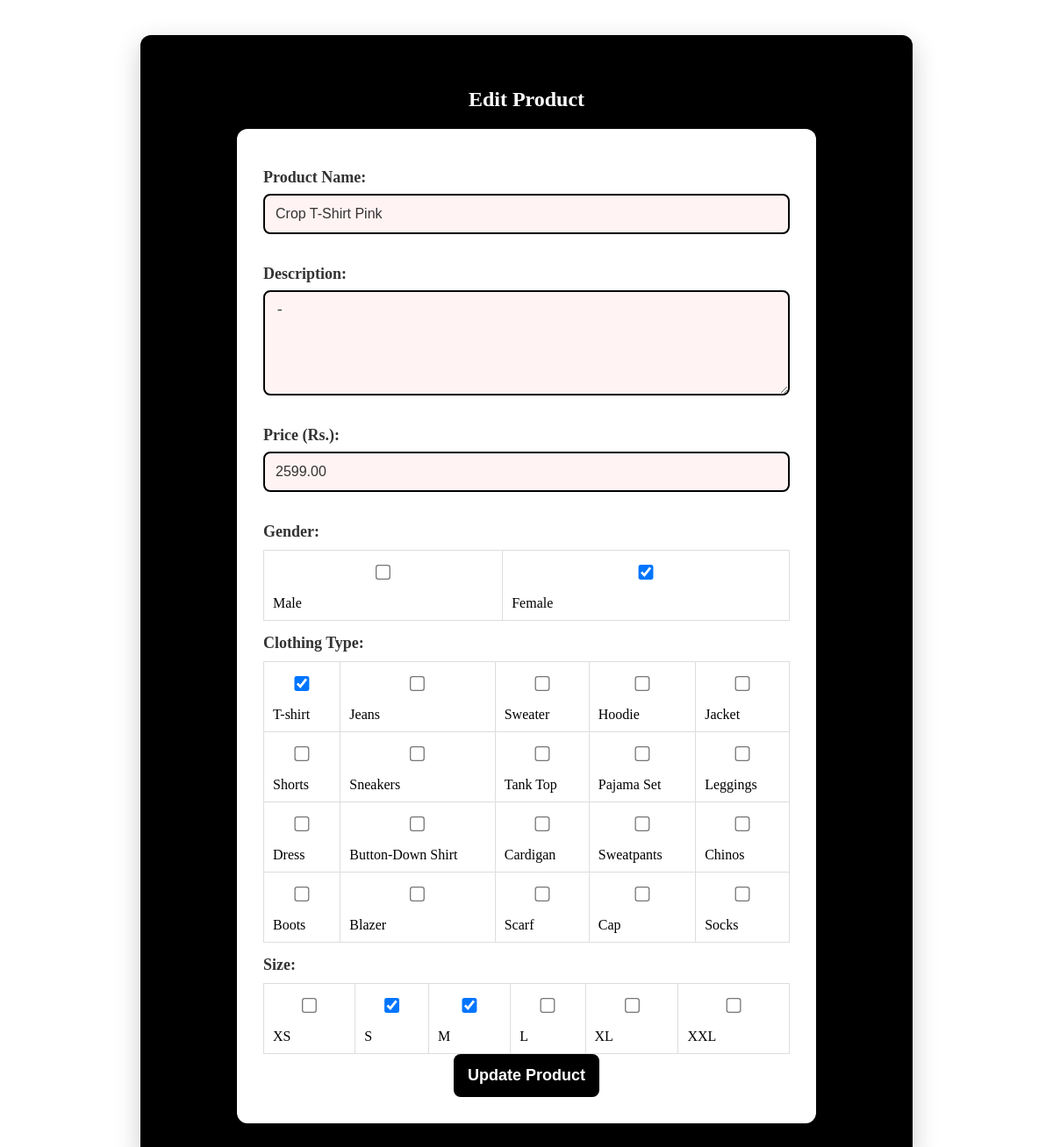
The app's page /admin/edit_product.php?id=44 with its own data.
### tables this page shows
CREATE TABLE `products` (
  `id` int(11) NOT NULL,
  `name` varchar(255) NOT NULL,
  `image` varchar(255) NOT NULL,
  `description` text NOT NULL,
  `price` decimal(10,2) NOT NULL,
  `category` varchar(255) DEFAULT NULL,
  `gender` varchar(255) DEFAULT NULL,
  `clothing_type` varchar(255) DEFAULT NULL,
  `size` varchar(255) DEFAULT NULL
);

### admin/edit_product.php (the view, shortened to what this page needs)
<?php
include '../includes/db.php';
$product_id = $_GET['id'];
$stmt = $conn->prepare("SELECT * FROM products WHERE id = ?");
$stmt->bind_param("i", $product_id);
$stmt->execute();
$product = $stmt->get_result()->fetch_assoc();
$selected_genders = [];
$genderStmt = $conn->prepare("SELECT gender FROM product_genders WHERE product_id = ?");
$genderStmt->bind_param("i", $product_id);
$genderStmt->execute();
$genderResult = $genderStmt->get_result();
while ($row = $genderResult->fetch_assoc()) {
    $selected_genders[] = $row['gender'];
}
$selected_clothing_types = [];
$clothingTypeStmt = $conn->prepare("SELECT clothing_type FROM product_clothing_types WHERE product_id = ?");
$clothingTypeStmt->bind_param("i", $product_id);
$clothingTypeStmt->execute();
$clothingTypeResult = $clothingTypeStmt->get_result();
while ($row = $clothingTypeResult->fetch_assoc()) {
    $selected_clothing_types[] = $row['clothing_type'];
}
$selected_sizes = [];
$sizeStmt = $conn->prepare("SELECT size FROM product_sizes WHERE product_id = ?");
$sizeStmt->bind_param("i", $product_id);
$sizeStmt->execute();
$sizeResult = $sizeStmt->get_result();
while ($row = $sizeResult->fetch_assoc()) {
    $selected_sizes[] = $row['size'];
}
?>
<!DOCTYPE html>
<html lang="en">
<head>
    <link rel="stylesheet" href="../css/admin_form.css?v=<?php echo time(); ?>">
</head>
<body>
<div class="admin-form-container">
    <h2>Edit Product</h2>
    <form action="" method="POST" enctype="multipart/form-data" class="admin-form">
        <label>Product Name:</label>
        <input type="text" name="name" value="<?php echo htmlspecialchars($product['name']); ?>" required>
        <label>Description:</label>
        <textarea name="description" required><?php echo htmlspecialchars($product['description']); ?></textarea>
        <label>Price (Rs.):</label>
        <input type="number" name="price" step="0.01" value="<?php echo $product['price']; ?>" required>
        <label>Gender:</label>
        <table class="checkbox-table">
            <tr>
                <td><input type="checkbox" name="gender[]" value="Male" <?php echo in_array("Male", $selected_genders) ? 'checked' : ''; ?>> Male</td>
                <td><input type="checkbox" name="gender[]" value="Female" <?php echo in_array("Female", $selected_genders) ? 'checked' : ''; ?>> Female</td>
            </tr>
        </table>
        <label>Clothing Type:</label>
        <table class="checkbox-table">
            <?php
            $clothingTypes = ["T-shirt", "Jeans", "Sweater", "Hoodie", "Jacket", "Shorts", "Sneakers", "Tank Top", "Pajama Set",
                "Leggings", "Dress", "Button-Down Shirt", "Cardigan", "Sweatpants", "Chinos", "Boots", "Blazer", "Scarf", "Cap", "Socks"];
            foreach (array_chunk($clothingTypes, 5) as $chunk) {
                echo "<tr>";
                foreach ($chunk as $type) {
                    $checked = in_array($type, $selected_clothing_types) ? 'checked' : '';
                    echo '<td><input type="checkbox" name="clothing_type[]" value="' . $type . '" ' . $checked . '> ' . $type . '</td>';
                }
                echo "</tr>";
            }
            ?>
        </table>
        <label>Size:</label>
        <table class="checkbox-table">
            <tr>
                <td><input type="checkbox" name="size[]" value="XS" <?php echo in_array("XS", $selected_sizes) ? 'checked' : ''; ?>> XS</td>
                <td><input type="checkbox" name="size[]" value="S" <?php echo in_array("S", $selected_sizes) ? 'checked' : ''; ?>> S</td>
                <td><input type="checkbox" name="size[]" value="M" <?php echo in_array("M", $selected_sizes) ? 'checked' : ''; ?>> M</td>
                <td><input type="checkbox" name="size[]" value="L" <?php echo in_array("L", $selected_sizes) ? 'checked' : ''; ?>> L</td>
                <td><input type="checkbox" name="size[]" value="XL" <?php echo in_array("XL", $selected_sizes) ? 'checked' : ''; ?>> XL</td>
                <td><input type="checkbox" name="size[]" value="XXL" <?php echo in_array("XXL", $selected_sizes) ? 'checked' : ''; ?>> XXL</td>
            </tr>
        </table>
        <button type="submit" class="admin-btn submit-btn">Update Product</button>
    </form>
</div>
</body>
</html>

### css/admin_form.css (style rules this page uses)
.checkbox-table { width: 100%; border-collapse: collapse; margin-top: 10px; }
.checkbox-table td { padding: 10px; border: 1px solid #ddd; font-size: 16px; text-align: left; }
.checkbox-table input[type="checkbox"] { transform: scale(1.3); cursor: pointer; }
.admin-form-container { max-width: 800px; width: 100%; padding: 40px; background: #000000; box-shadow: 0 10px 30px rgba(0, 0, 0, 0.2); border-radius: 12px; text-align: center; margin: 40px auto; color: white; display: flex; justify-content: center; align-items: center; flex-direction: column; }
.admin-form { width: 90%; max-width: 600px; background: white; padding: 30px; border-radius: 12px; box-shadow: 0px 8px 15px rgba(0, 0, 0, 0.1); display: flex; flex-direction: column; align-items: center; color: black; }
.admin-form label { font-weight: bold; margin-top: 15px; width: 100%; text-align: left; font-size: 18px; color: #333; }
.admin-form input, .admin-form textarea, .admin-form select { width: 100%; padding: 12px; margin: 8px 0 20px; border-radius: 8px; border: 2px solid #000000; font-size: 16px; box-sizing: border-box; background: #fff3f3; color: #333; outline: none; }
.admin-form textarea { height: 120px; }
.admin-btn { flex: 1; padding: 14px 16px; font-size: 18px; font-weight: bold; text-align: center; text-decoration: none; border-radius: 8px; transition: background 0.3s ease, transform 0.2s ease; cursor: pointer; border: none; }
.submit-btn { background: #000000; color: white; }

### records on screen
products: name "Crop T-Shirt Pink", description "-", price "2599.00"

### other values on screen
$type "T-shirt"
$type "Jeans"
$type "Sweater"
$type "Hoodie"
$type "Jacket"
$type "Shorts"
$type "Sneakers"
$type "Tank Top"
$type "Pajama Set"
$type "Leggings"
$type "Dress"
$type "Button-Down Shirt"
$type "Cardigan"
$type "Sweatpants"
$type "Chinos"
